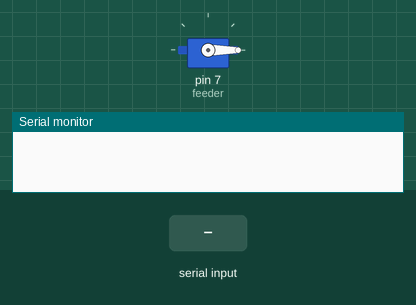
Simulated run of this sketch. Board: Arduino Uno, built with avr-gcc and run on an emulated ATmega328P. Parts: servo, the last lines printed to the serial monitor. Inputs (shaded band) come from the test bench.

Above: at 2.8 s.
2.9 s: "1\n" received over the second serial link
At 3.8 s:
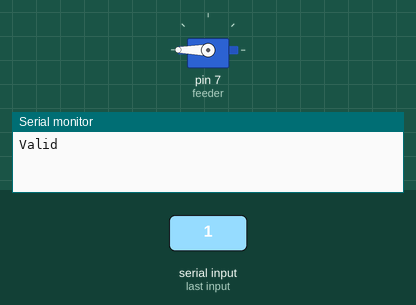
5.5 s: "0\n" received over the second serial link
Timing chart, 0 to 8.5 s (numbered marks = the images above; inputs shaded):
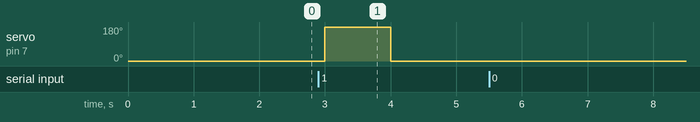

The sketch:

UNO.ino
```cpp
#include <SoftwareSerial.h>
#include <Servo.h>

SoftwareSerial ArduinoUno(3,2);
Servo feeder;

void setup(){

	Serial.begin(9600);
	ArduinoUno.begin(4800);

  feeder.attach(7);
  feeder.write(0);
}

void loop(){

	while(ArduinoUno.available()>0){
	//float val = ArduinoUno.parseFloat();
  int val = ArduinoUno.parseInt();
  //String val = ArduinoUno.readString();
	if(ArduinoUno.read()== '\n'){
	//Serial.println(val);
    if (val == 0) {
      Serial.println("Invalid");
    }
    if (val == 1) {
      feeder.write(180);
      Serial.println("Valid");
    }
	}
}
//delay(30);
delay(1000);
feeder.write(0);
}
```

Measured:
- after the input at 2.9 s, servo on pin 7 (feeder): 0° → 180° after 0.10 s, → 0° 1.0 s later
